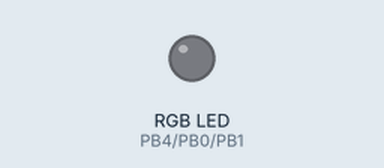
This sketch was run on a simulated ATtiny85, built with avr-gcc and run on an emulated ATtiny85. On the bench: an RGB LED mixed from three pins (HIGH = lit).

Above: at 0.15 s.
Timing chart, 0 to 1.6 s (numbered marks = the images above):
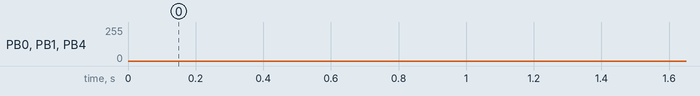

The sketch:

pulse_ATtiny85.ino
```cpp
/*
  programming:
    Arduino as ISP      USBtinyISP       ATtiny85 target
          10                5 W                 1         Reset
          11                4 V                 5         MOSI
          12                1 O                 6         MISO
          13                3 G                 7         SCK
                            6 Bk                4         GND
                            2 R                 8         +5VDC

*/

const int pdRed   = 4;
const int pdGreen = 0;
const int pdBlue  = 1;

void setup () {
  pinMode ( pdRed,   OUTPUT );
  pinMode ( pdGreen, OUTPUT );
  pinMode ( pdBlue,  OUTPUT );

  digitalWrite ( pdRed,   0 );
  digitalWrite ( pdGreen, 0 );
  digitalWrite ( pdBlue,  0 );
}

void loop () {
  static int b = 0;
  analogWrite ( pdRed, b );
  analogWrite ( pdGreen, b );
  analogWrite ( pdBlue, b );
  b = ( b >= 255 ) ? 0 : b + 1;
  delay ( 2 );
}
```
